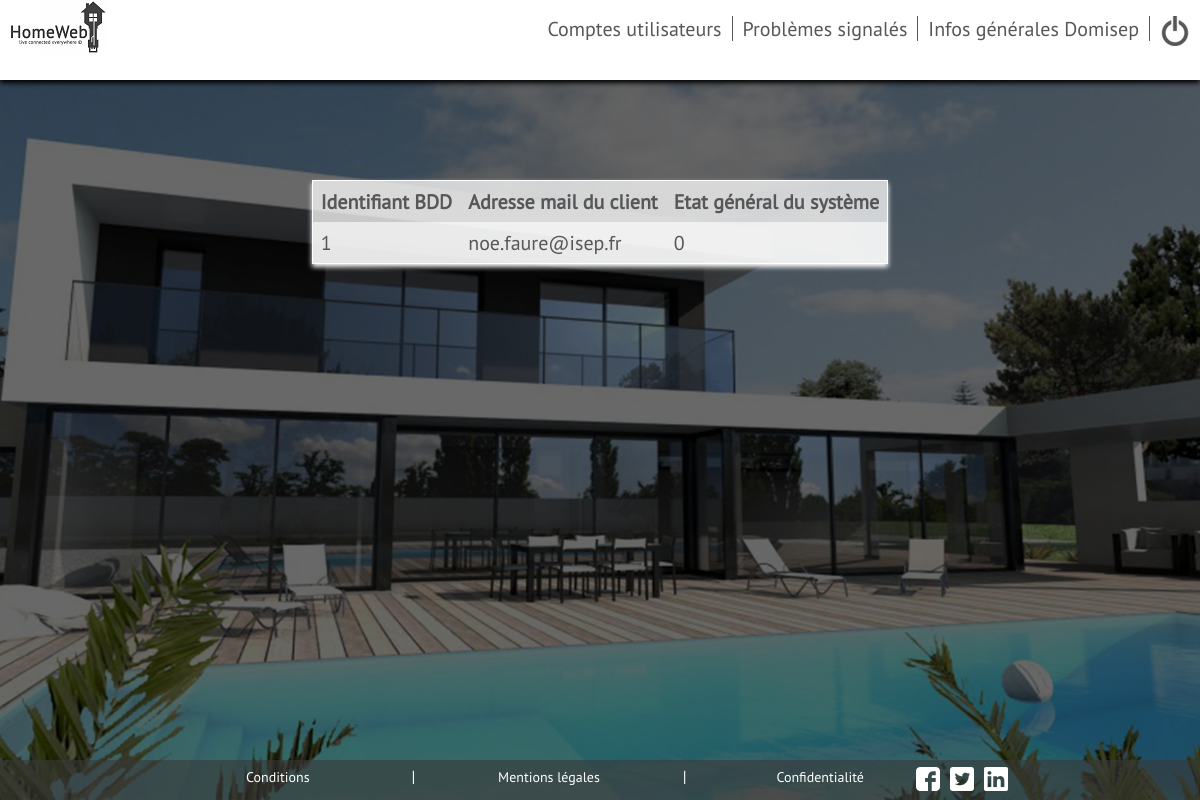
The page /Vues/admin.php (signed in) on the database as committed earlier.
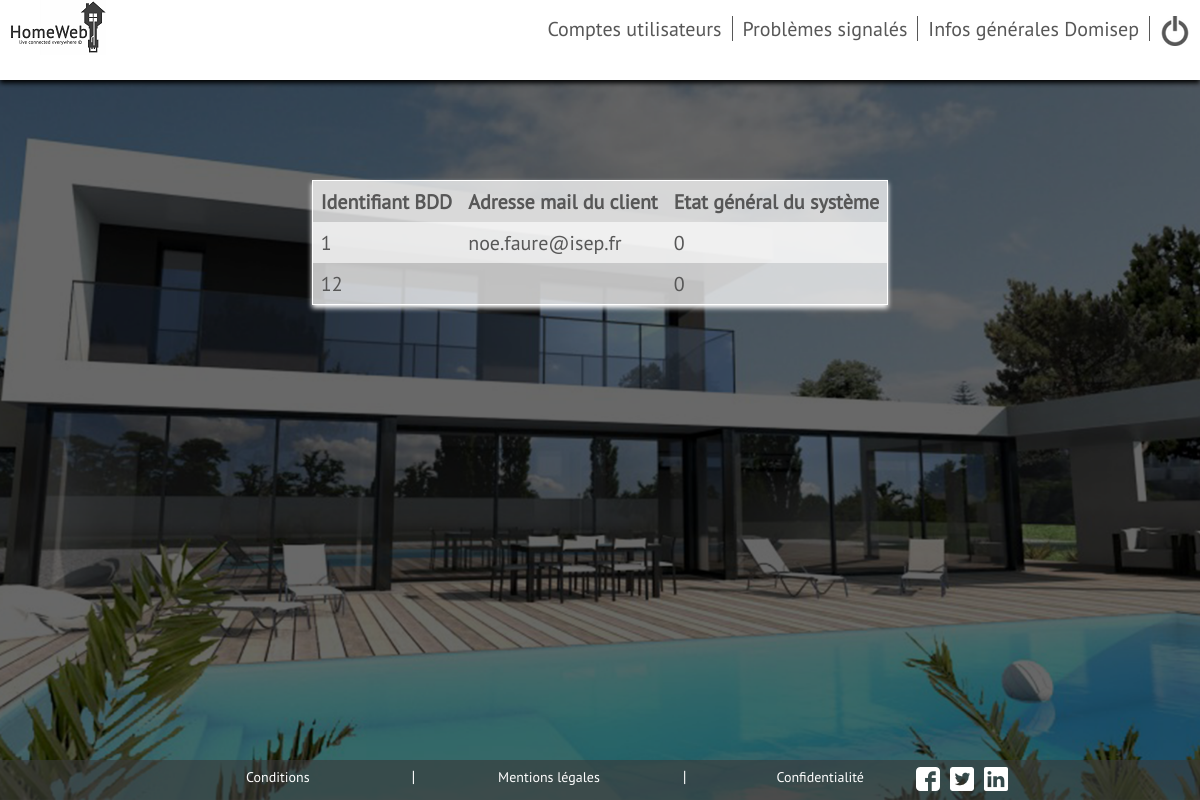
The same page on the database as committed later.
### tables this page shows
CREATE TABLE `utilisateurs` (
  `id` int(11) NOT NULL,
  `mail` varchar(255) NOT NULL,
  `mdp` varchar(255) NOT NULL,
  `etat_general` int(11) NOT NULL
);

### Vues/admin.php (the view, shortened to what this page needs)
<!DOCTYPE HTML>
<?php
require("../Modele/connexionBDD.php");
?>
<html>
	<head>
		<link rel="stylesheet" type="text/css" href="../Styles/main.css" />
	</head>
	<body>
        <div id="page">
            <header>
                <?php
                include ("../entete2.php");
                ?>
            </header>
            <?php
            $reponse = $db->query('SELECT * FROM utilisateurs');
            ?>
            <table>
                <tr>
                    <th>Identifiant BDD</th>
                    <th>Adresse mail du client</th>
                    <th>Etat général du système</th>
                </tr>
            <?php
            while($donnees = $reponse->fetch())
            {
            ?>
                <tr>
                    <td><?php echo $donnees['id'];?></td>
                    <td><?php echo $donnees['mail'];?></td>
                    <td><?php echo $donnees['etat_general'];?></td>
                </tr>
            <?php
            }
            ?>
            </table>
            <?php include ("../footer.php");?>
        </div>
	</body>
</html>

Rows that differ between the two databases and show on the page:
added utilisateurs: id "12", etat_general "0"
